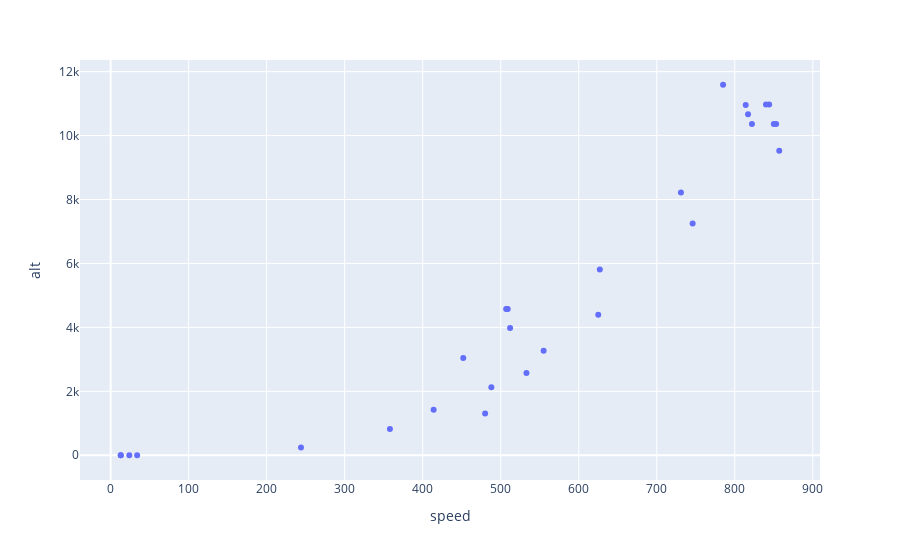

The notebook cell this image was saved under:
### Code cell
fig = px.scatter(
    data_frame=filtered_df,
    y='alt',
    x='speed',
)
fig.show()

### Figure 1 — Plotly figure (JSON) as saved in the notebook; plotly's stock layout.template omitted (floating-point values rounded to 4 significant figures)
{"data": [{"hovertemplate": "speed=%{x}<br>alt=%{y}<extra></extra>", "legendgroup": "", "marker": {"color": "#636efa", "symbol": "circle"}, "mode": "markers", "name": "", "orientation": "v", "showlegend": false, "type": "scatter", "x": [731, 814, 822, 414, 13, 507, 857, 853, 358, 627, 452, 785, 533, 555, 844, 24, 512, 13, 34, 509, 850, 244, 746, 625, 480, 817, 488, 840], "xaxis": "x", "y": [8221, 10957, 10363, 1424, 0, 4572, 9525, 10363, 822, 5814, 3040, 11590, 2575, 3268, 10972, 0, 3977, 0, 0, 4572, 10363, 243, 7246, 4396, 1303, 10668, 2125, 10972], "yaxis": "y"}], "layout": {"legend": {"tracegroupgap": 0}, "margin": {"t": 60}, "xaxis": {"anchor": "y", "domain": [0, 1], "title": {"text": "speed"}}, "yaxis": {"anchor": "x", "domain": [0, 1], "title": {"text": "alt"}}}}
